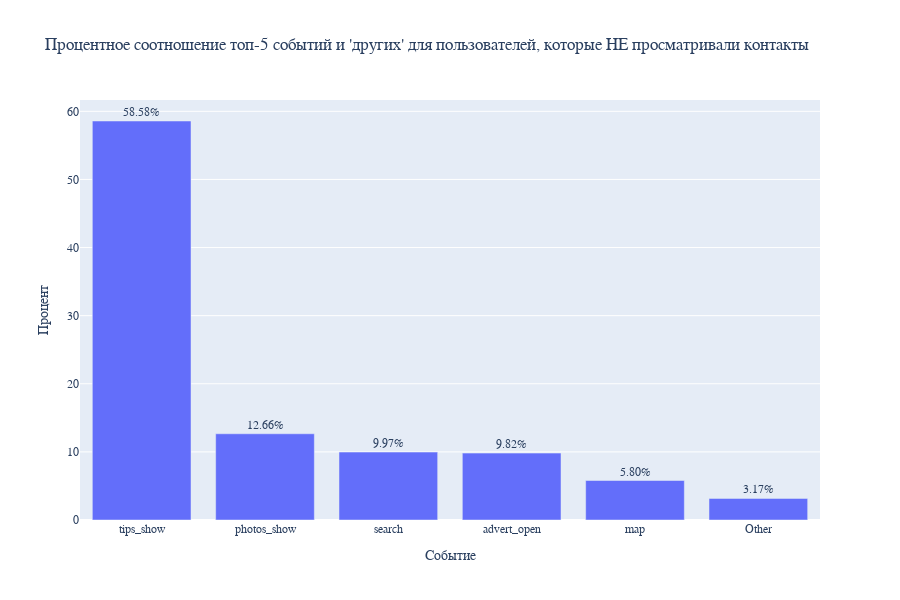

Source (notebook cell):
### Markdown cell above
### Оценка действий, совершеных пользователями, которые не просматривают контакты

### Code cell
# Получение списка пользователей, которые НЕ просматривали контакты
users_without_contacts_show = data[~data['user_id'].isin(
    users_with_contacts_show)]['user_id'].unique()

# Фильтрация данных только для пользователей, которые НЕ просматривали контакты
filtered_data_without_contacts = data[data['user_id'].isin(
    users_without_contacts_show)]

# Подсчет количества событий для каждого типа
event_counts_without_contacts = filtered_data_without_contacts.groupby(
    'event_name').size().reset_index(name='count')

# Подсчет общего числа событий
total_events_without_contacts = event_counts_without_contacts['count'].sum()

# Выделение топ-5 категорий
top_events_without_contacts = event_counts_without_contacts.sort_values(
    by='count', ascending=False).head(5)

# Создание категории "другие" для остальных событий
other_count_without_contacts = total_events_without_contacts - \
    top_events_without_contacts['count'].sum()
other_row_without_contacts = pd.DataFrame(
    {'event_name': ['Other'], 'count': [other_count_without_contacts]})
event_counts_without_contacts = pd.concat(
    [top_events_without_contacts, other_row_without_contacts])

# Рассчет процентного соотношения
event_counts_without_contacts['percent'] = (
    event_counts_without_contacts['count'] / total_events_without_contacts * 100).round(2)

# Создание столбчатой диаграммы
fig = go.Figure(data=[go.Bar(x=event_counts_without_contacts['event_name'],
                y=event_counts_without_contacts['percent'])])

# Настройка макета
fig.update_layout(
    title="Процентное соотношение топ-5 событий и 'других' для пользователей, которые НЕ просматривали контакты",
    xaxis=dict(title='Событие'),
    yaxis=dict(title='Процент'),
    font=dict(family="Arial", size=12),
    height=600
)

fig.update_traces(texttemplate='%{y:.2f}%', textposition='outside')

# Отображение диаграммы
fig.show()

### Figure 1 — Plotly figure (JSON) as saved in the notebook; plotly's stock layout.template omitted (floating-point values rounded to 4 significant figures)
{"data": [{"textposition": "outside", "texttemplate": "%{y:.2f}%", "type": "bar", "x": ["tips_show", "photos_show", "search", "advert_open", "map", "Other"], "y": [58.58, 12.66, 9.97, 9.82, 5.8, 3.17]}], "layout": {"font": {"family": "Arial", "size": 12}, "height": 600, "title": {"text": "Процентное соотношение топ-5 событий и 'других' для пользователей, которые НЕ просматривали контакты"}, "xaxis": {"title": {"text": "Событие"}}, "yaxis": {"title": {"text": "Процент"}}}}
